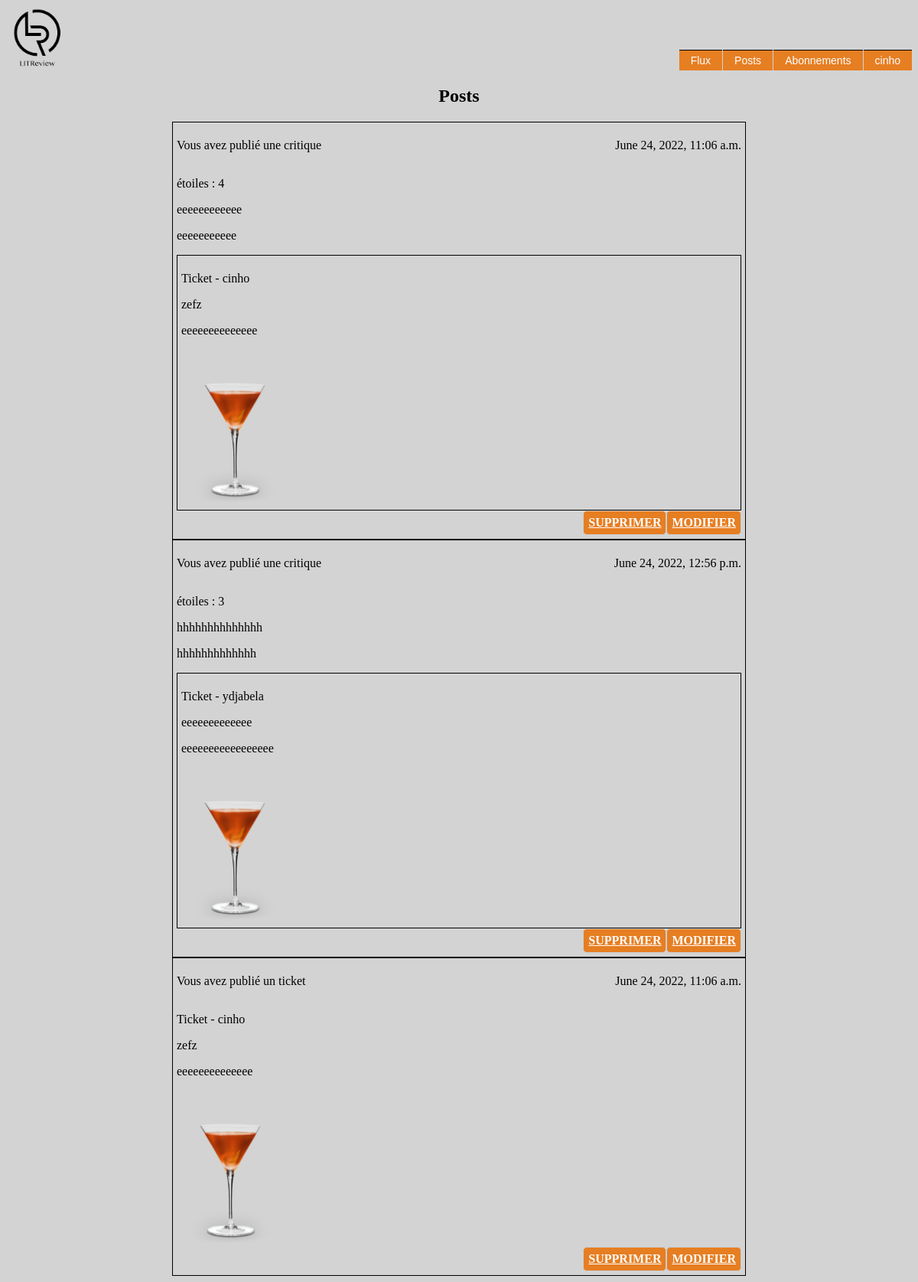
Before: /post/ (signed in) with the older database file.
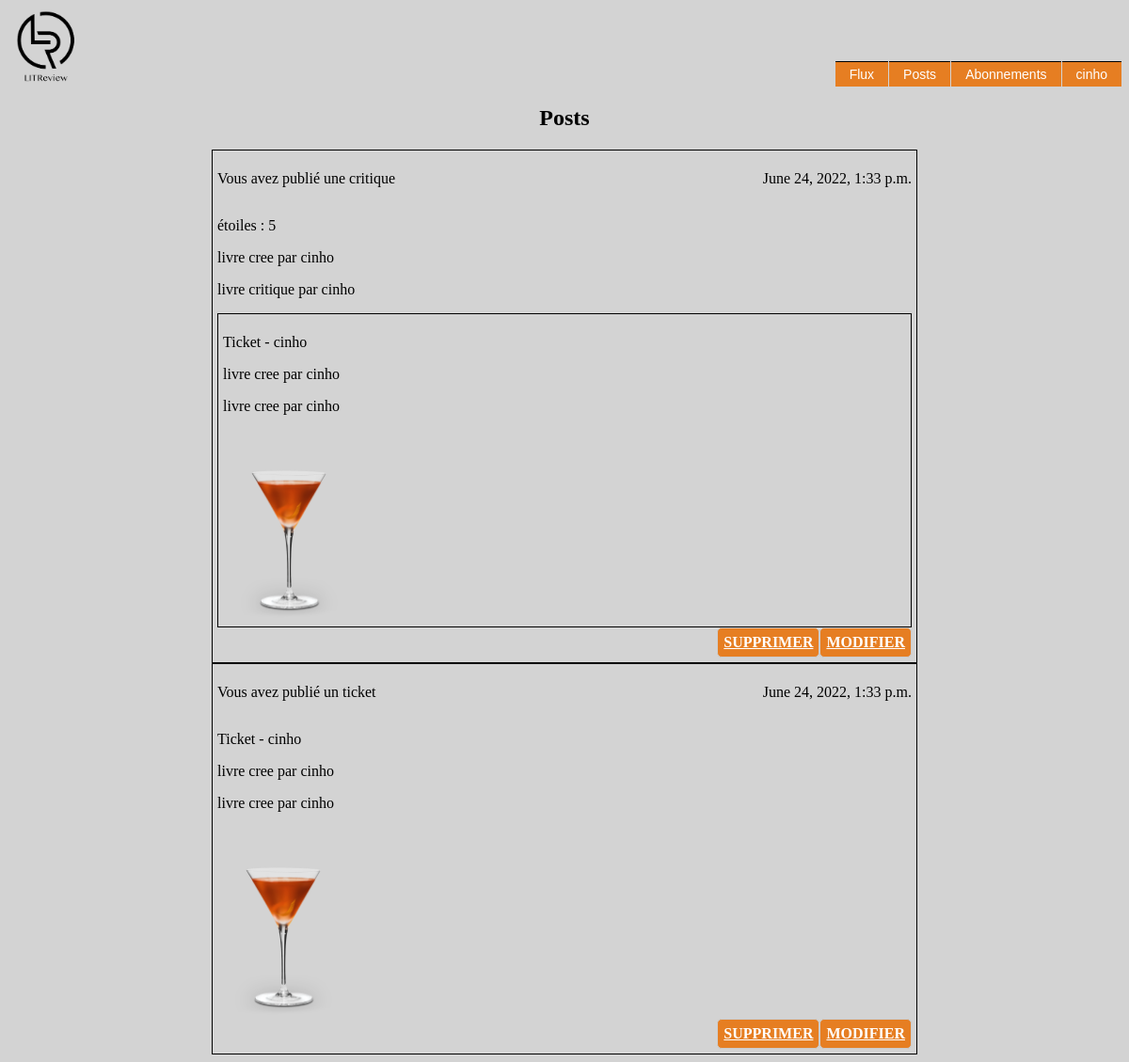
After: the same page with the newer database file.
### blog/models.py (models this page shows)
class Review(models.Model):
    ticket = models.ForeignKey(to=Ticket, on_delete=models.CASCADE)
    rating = models.PositiveSmallIntegerField(
        validators=[MinValueValidator(0), MaxValueValidator(5)])
    headline = models.CharField(max_length=128)
    body = models.CharField(max_length=8192, blank=True)
    user = models.ForeignKey(
        to=settings.AUTH_USER_MODEL, on_delete=models.CASCADE)
    time_created = models.DateTimeField(auto_now_add=True)

class Ticket(models.Model):
    title = models.fields.CharField(max_length=128)
    description = models.fields.CharField(max_length=2048)
    user = models.ForeignKey(
        to=settings.AUTH_USER_MODEL,
        on_delete=models.CASCADE
    )
    image = models.ImageField(null=True, blank=True)
    time_created = models.DateTimeField(auto_now_add=True)

### blog/views.py (the view)
# urls.py: path('post/', blog.views.post, name='post'),
@login_required
def post(request):
    reviews = Review.objects.filter(user_id=request.user.id)
    tickets = Ticket.objects.filter(user_id=request.user.id)
    return render(request, "blog/post.html", context={'reviews': reviews, 'tickets': tickets})

### blog/templates/blog/post.html
{% extends 'blog/base.html' %}
{% block content %}
<div class="wrapper">
    <section class="login-container">
        <h2 class="login_container_post">Posts</h2>
        {% for review in reviews %}
            <div class="encadrement_post_critique">
                <div class="publication_date">
                    <p>Vous avez publié une critique</p><p> {{ review.time_created }}</p>
                </div>
                <p>étoiles : {{ review.rating }}</p>
                <p> {{ review.body }}</p>
                <p>{{ review.headline }}</p>
                <div class="encadrement_post_critique">
                    <p>Ticket - {{ review.ticket.user }}</p>
                    <p>{{ review.ticket.title }}</p>
                    <p>{{ review.ticket.description }}</p>
                    <img src="/media/{{ review.ticket.image }}">
                </div>
                <div class="button-container">
                    <a type="submit" class="default-button" href="{% url 'deletepost' review.id %}">Supprimer</a>
                    <a type="submit" class="default-button" href="{% url 'modifiepost' review.id review.ticket.id %}">modifier</a>
                </div>
            </div>
        {% endfor %}
        {% for ticket in tickets %}
            <div class="encadrement_post_critique">
                    <div class="publication_date">
                    <p>Vous avez publié un ticket </p><p> {{ ticket.time_created }}</p>
                </div>
                <p>Ticket - {{ ticket.user }}</p>
                <p>{{ ticket.title }}</p>
                <p>{{ ticket.description }}</p>
                <img src="/media/{{ ticket.image }}">
                <div class="button-container">
                    <a type="submit" class="default-button" href="{% url 'deleteticket' ticket.id %}">Supprimer</a>
                    <a type="submit" class="default-button" href="{% url 'modifieticket' ticket.id %}">modifier</a>
                </div>
            </div>
        {% endfor %}
    </section>
</div>
{% endblock content %}

### blog/templates/blog/base.html (shortened to what this page needs)
<!DOCTYPE html>
{% load static %}
<html lang="en">
    <head>
        <link rel="stylesheet" href="{% static 'blog/styles.css' %}" />
    </head>
    <body>
        {% if user.is_authenticated %}
        <div id="bloc_page">
            <header>
                <div id="titre_principal">
                    <div id="logo">
                        <img class="logo_img" src="{% static 'images/logo.png' %}" alt="Logo_page"/>
                    </div>
                </div>
                <ul id="menu">
                    <li><a href="{% url 'home' %}">Flux</a></li>
                    <li><a href="{% url 'post' %}">Posts</a></li>
                    <li><a href="{% url 'abonnements' %}">Abonnements</a></li>
                    <li><a href="#">{{request.user}}</a>
                    </li>
                </ul>
            </header>
        </div>
        {% endif %}
        {% block content %}{% endblock content %}
    </body>
</html>

### blog/static/blog/styles.css (style rules this page uses)
body { background-color: lightgrey; }
#bloc_page { width: 900px; margin: auto; }
@media all and (max-width: 2400px) { #bloc_page { width: auto; } }
header { display: flex; justify-content: space-between; align-items: flex-end; }
#logo img { height: 80px; }
header ul { font-family: Arial, Verdana; font-size: 14px; margin: 0; padding: 0; list-style: none; }
header ul li { display: block; position: relative; float: left; }
header ul li a { display: block; text-decoration: none; color: white; border-top: 1px solid black; padding: 5px 15px 5px 15px; background: #e67e22; margin-left: 1px; white-space: nowrap; }
.login-container { display: block; width: 750px; margin: auto; flex-direction: column; align-items: center; }
.login_container_post { display: flex; justify-content: space-evenly; }
.button-container { display: flex; justify-content: flex-end; }
.publication_date { display: flex; justify-content: space-between; }
section.login-container > div { text-align: left; }
.default-button { font-weight: bold; color: white; text-transform: uppercase; background-color: #e67e22; padding: 6px; border: 1px solid #ccc; border-radius: 5px; outline: 0; }
img { height: 200px; }
.logo_img { height: 80px; }
.encadrement_post_critique { border: 1px solid black; padding: 5px; text-align:left; }
p { word-wrap: break-word; }

Changed rows visible on the page:
removed Review: time_created "June 24, 2022, 11:06 a.m.", rating "4", body "eeeeeeeeeeee", headline "eeeeeeeeeee", ticket.user "cinho", ticket "zefz", ticket.description "eeeeeeeeeeeeee", ticket.image (picture)
removed Review: time_created "June 24, 2022, 12:56 p.m.", rating "3", body "hhhhhhhhhhhhhh", headline "hhhhhhhhhhhhh", ticket.user "ydjabela", ticket "eeeeeeeeeeeee", ticket.description "eeeeeeeeeeeeeeeee", ticket.image (picture)
removed Ticket: time_created "June 24, 2022, 11:06 a.m.", user "cinho", title "zefz", description "eeeeeeeeeeeeee", image (picture)
added Review: time_created "June 24, 2022, 1:33 p.m.", rating "5", body "livre cree par cinho", headline "livre critique par cinho", ticket.user "cinho", ticket "livre cree par cinho", ticket.description "livre cree par cinho", ticket.image (picture)
added Ticket: time_created "June 24, 2022, 1:33 p.m.", user "cinho", title "livre cree par cinho", description "livre cree par cinho", image (picture)
